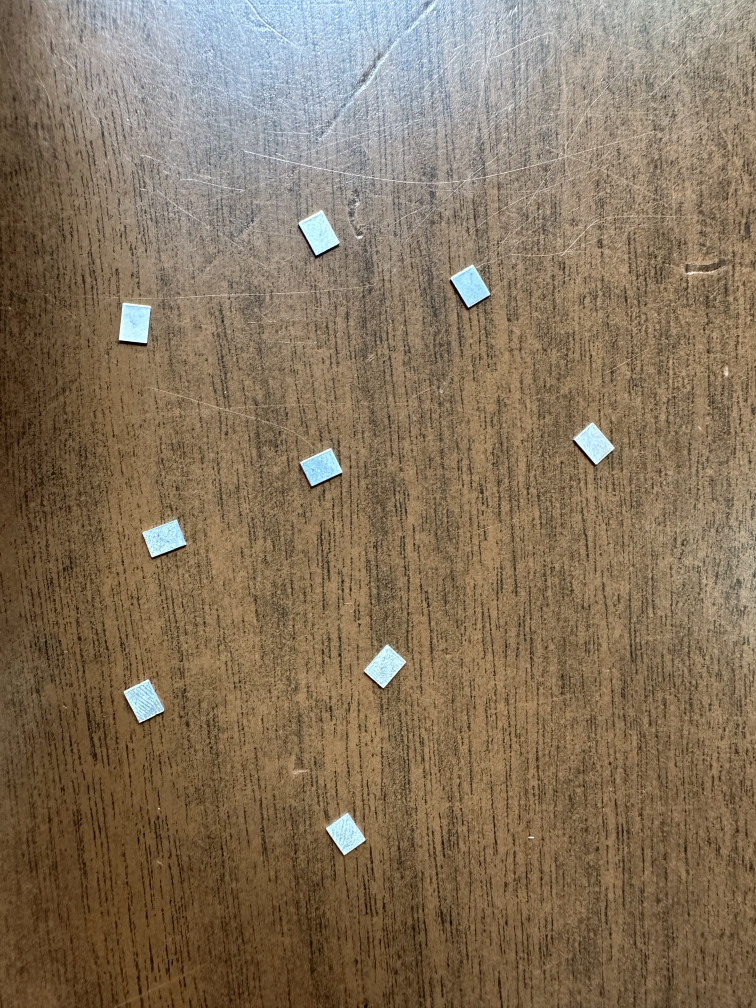
#> input picture Image_Processing/heatsinks.jpg, 3024 x 4032 px (shown at 1/4 size)
$ python blobs.py   (older library calls are emulated)
#> lines starting #> are read from the running program, lines starting #| are printed output that depends on the picture; after the words box and inside, x2 and y2 are one past the last pixel; in counts of white or black regions, pixels touching at a corner belong together
# Standard imports
import cv2
import numpy as np

# Read image
im = cv2.imread("heatsinks.jpg")
#> im is the input picture: shape (4032, 3024, 3); mean B, G, R 92, 114.9, 132.7

im = cv2.resize(im, None, fx=0.2, fy=0.2)
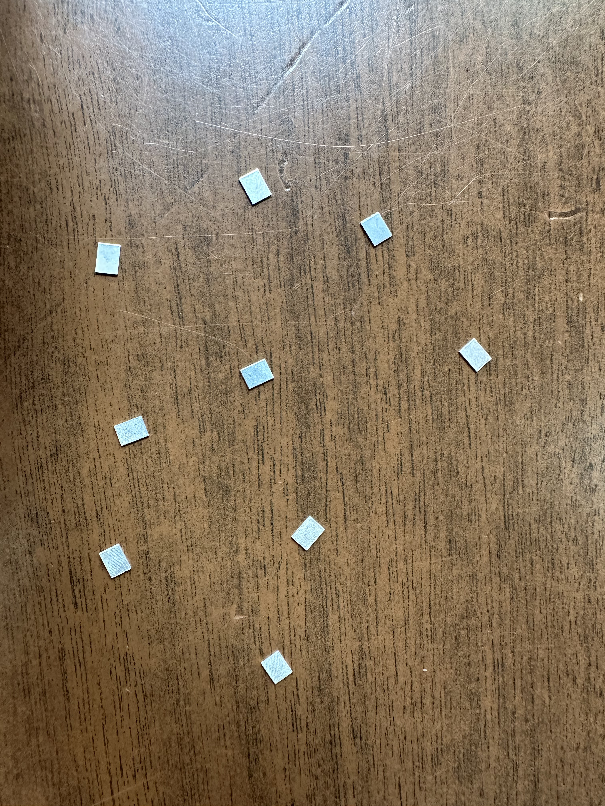
#> im: shape (806, 605, 3); mean B, G, R 92, 114.9, 132.8

hsv = cv2.cvtColor(im, cv2.COLOR_BGR2HSV)
#> hsv: shape (806, 605, 3); mean H, S, V 25.1, 96.7, 135.4

gray = cv2.cvtColor(im, cv2.COLOR_BGR2GRAY)
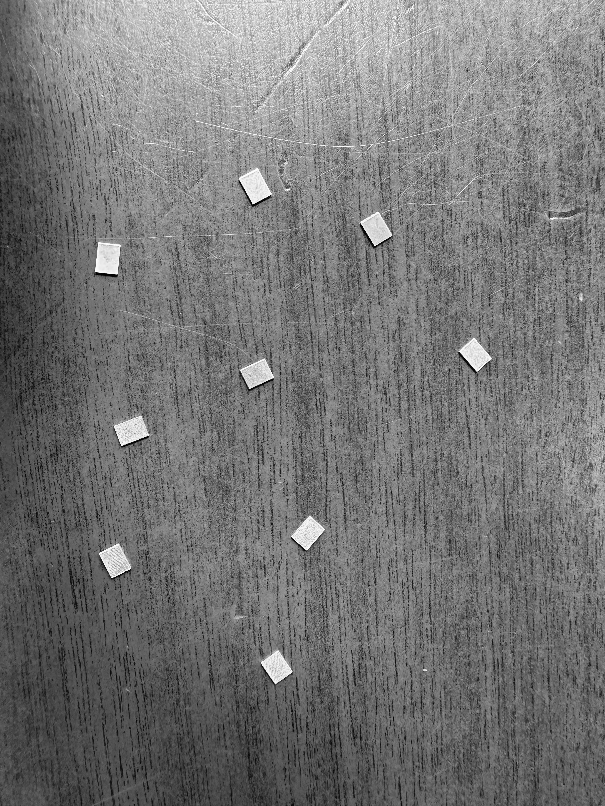
#> gray: shape (806, 605); min 1, max 255, mean 117.7
cv2.imshow('gray', gray)
lower_silver = np.array([91, 15, 20])  # silver in HSV
upper_silver = np.array([102, 120, 255])  # bright silver

silver_mask = cv2.inRange(hsv, lower_silver, upper_silver)
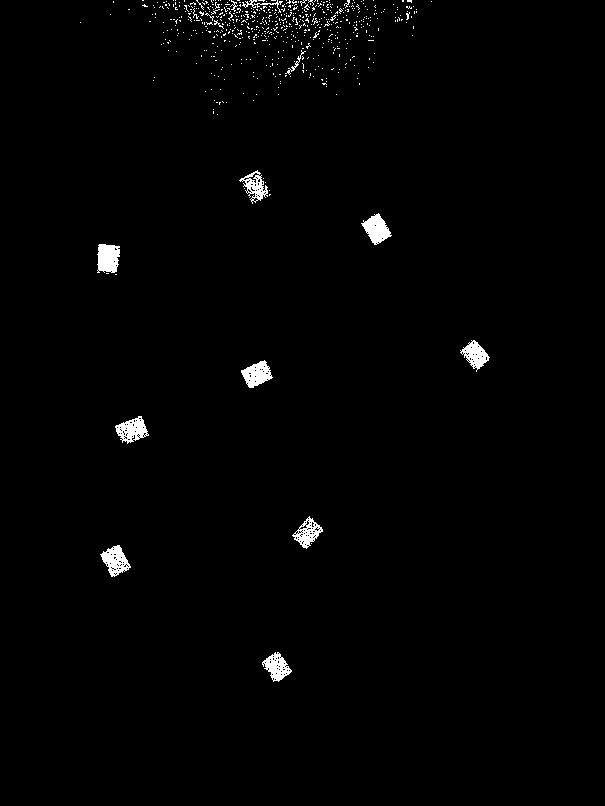
#> silver_mask: shape (806, 605); 1.3% white; 608 white regions (595 under 20 px), largest, box (x1, y1, x2, y2) and area: (97, 244, 120, 273) 555, (361, 213, 392, 245) 535, (100, 545, 131, 577) 526
silver_res = cv2.bitwise_and(im, im, mask = silver_mask)

cv2.imshow("silver_res", silver_res)
cv2.imshow('silver mask', silver_mask)

# Setup SimpleBlobDetector parameters.
params = cv2.SimpleBlobDetector_Params()

# Filter by Area.
params.filterByArea = True
params.minArea = 50

# Create a detector with the parameters
# OLD: detector = cv2.SimpleBlobDetector(params)
detector = cv2.SimpleBlobDetector_create(params)


# Detect blobs.
keypoints = detector.detect(silver_mask)
#> keypoints = ()

# Draw detected blobs as red circles.
# cv2.DRAW_MATCHES_FLAGS_DRAW_RICH_KEYPOINTS ensures
# the size of the circle corresponds to the size of blob

im_with_keypoints = cv2.drawKeypoints(silver_mask, keypoints, np.array([]), (0,0,255), cv2.DRAW_MATCHES_FLAGS_DRAW_RICH_KEYPOINTS)

# Show blobs
cv2.imshow("Keypoints", im_with_keypoints)
cv2.waitKey(0)
cv2.destroyAllWindows()
